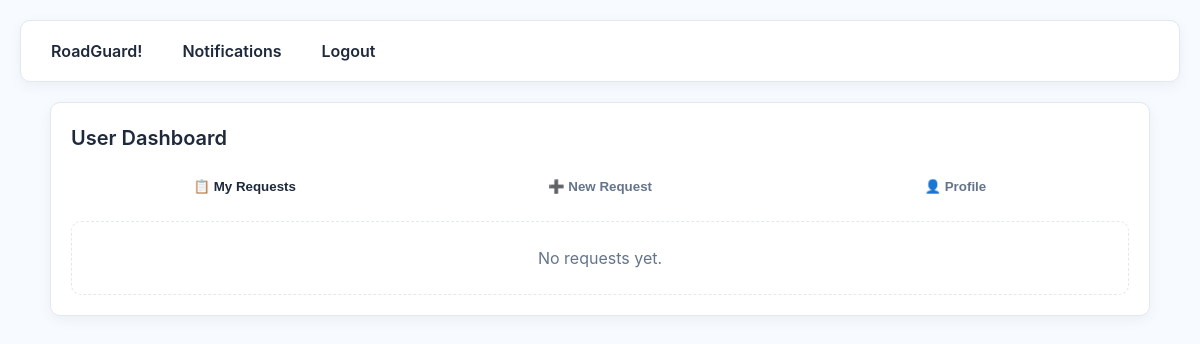
Page /user/dashboard (signed in) on the earlier database version.
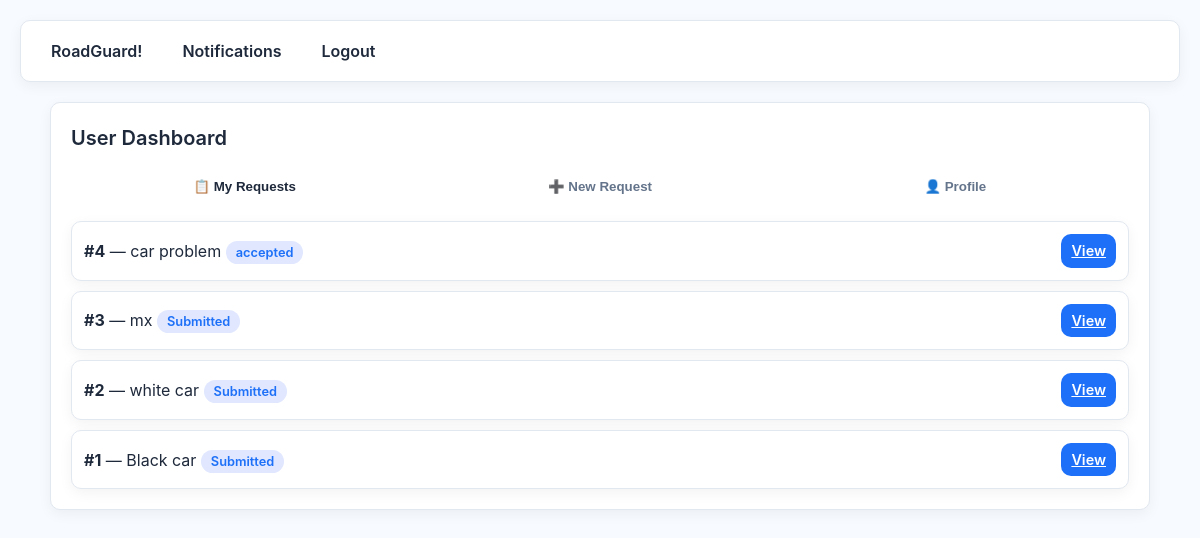
Same page on the later database version.
### app.py (models this page shows)
class ServiceRequest(db.Model):
    id = db.Column(db.Integer, primary_key=True)
    user_id = db.Column(db.Integer, db.ForeignKey('user.id'))
    title = db.Column(db.String(200))
    description = db.Column(db.Text)
    lat = db.Column(db.Float)
    lng = db.Column(db.Float)
    status = db.Column(db.String(50), default='Submitted')
    created_at = db.Column(db.DateTime, default=datetime.utcnow)
    assigned_mechanic_id = db.Column(db.Integer, db.ForeignKey('user.id'), nullable=True)
    mechanic_response = db.Column(db.Text, nullable=True)
    user = db.relationship("User", foreign_keys=[user_id], backref="requests_made")
    mechanic = db.relationship("User", foreign_keys=[assigned_mechanic_id], backref="requests_taken")

### app.py (the view)
@app.route('/user/dashboard')
@login_required
def user_dashboard():
    if current_user.role != Role.USER.value:
        flash('Unauthorized', 'danger')
        return redirect(url_for('index'))
    requests = ServiceRequest.query.filter_by(user_id=current_user.id).order_by(ServiceRequest.created_at.desc()).all()
    return render_template('user_dashboard.html', requests=requests)

### app.py (called while the page is built)
@login_manager.user_loader
def load_user(user_id):
    return User.query.get(int(user_id))

### templates/user_dashboard.html (shortened to what this page needs)
{% extends 'layout.html' %}
{% block content %}
<div class="card fade-in">
  <h2>User Dashboard</h2>
  <div class="tabs mt-16">
    <button class="tab-btn active" onclick="openTab(event, 'requests')">📋 My Requests</button>
    <button class="tab-btn" onclick="openTab(event, 'new')">➕ New Request</button>
    <button class="tab-btn" onclick="openTab(event, 'profile')">👤 Profile</button>
  </div>
  <div id="requests" class="tab-content active mt-16">
    {% if requests %}
      <ul class="simple">
        {% for r in requests %}
        <li class="list-item">
          <div>
            <strong>#{{ r.id }}</strong> — {{ r.title }}
            <span class="badge {{ r.status|lower }}">{{ r.status }}</span>
          </div>
          <a href="{{ url_for('request_detail', req_id=r.id) }}" class="btn small">View</a>
        </li>
        {% endfor %}
      </ul>
    {% else %}
      <div class="empty">No requests yet.</div>
    {% endif %}
  </div>
</div>
{% endblock %}

Differences in the rows shown:
added ServiceRequest: id "4", title "car problem", status "accepted"
added ServiceRequest: id "3", title "mx", status "Submitted"
added ServiceRequest: id "2", title "white car", status "Submitted"
added ServiceRequest: id "1", title "Black car", status "Submitted"
Other differences:
text no longer shown: "No requests yet."
